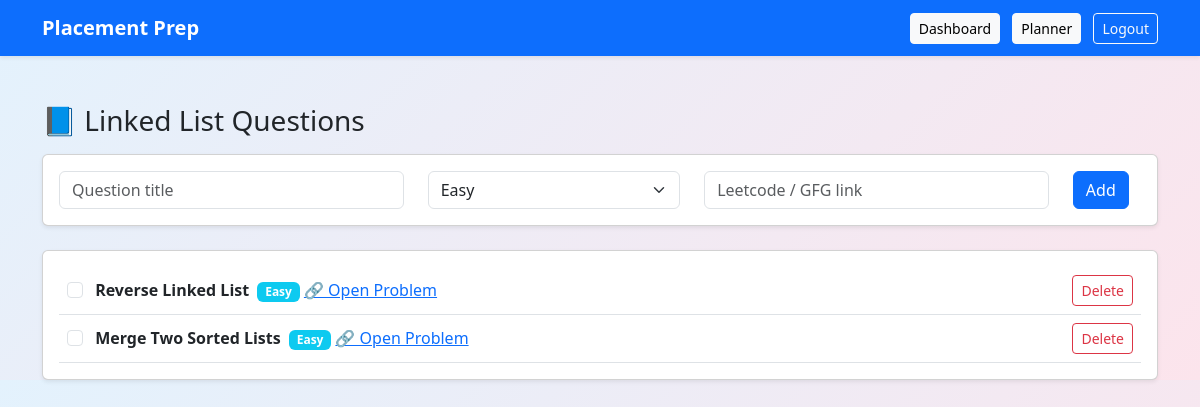
The app's page /questions/Linked List (signed in), older data.
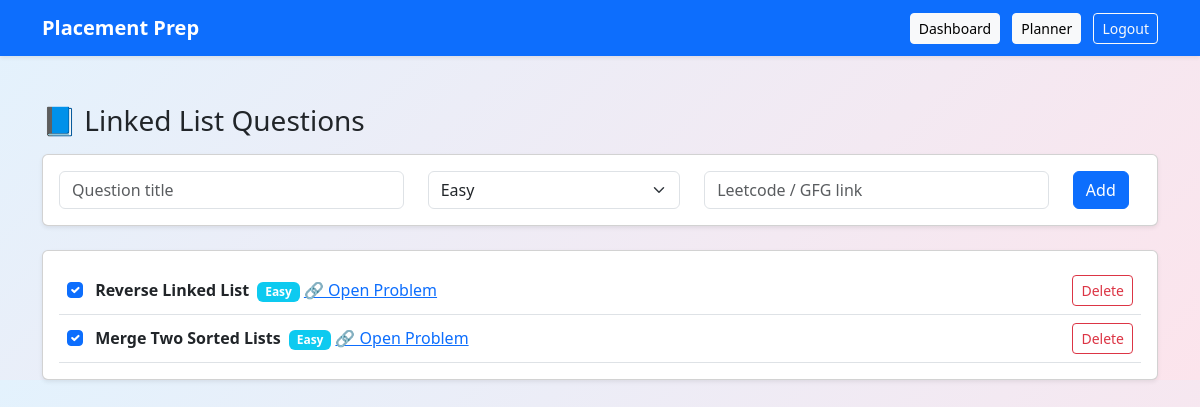
The same page, newer data.
### app.py (models this page shows)
class Question(db.Model):
    id = db.Column(db.Integer, primary_key=True)
    title = db.Column(db.String(200))
    difficulty = db.Column(db.String(20))
    link = db.Column(db.String(300))
    topic = db.Column(db.String(50))
    solved = db.Column(db.Boolean, default=False)
    user_email = db.Column(db.String(100))

### app.py (the view)
@app.route("/questions/<topic>")
def view_questions(topic):
    if "user" not in session:
        return redirect(url_for("login"))
    questions = Question.query.filter_by(
        user_email=session["user"],
        topic=topic
    ).all()
    return render_template(
        "questions.html",
        topic=topic,
        questions=questions
    )

### templates/questions.html (shortened to what this page needs)
{% extends "base.html" %}
{% block content %}
<h3 class="mb-3">📘 {{ topic }} Questions</h3>
<div class="card p-3 mb-4 shadow-sm">
  <form action="/add-question" method="POST">
    <div class="row">
      <div class="col-md-4">
        <input class="form-control" name="title" placeholder="Question title" required>
      </div>
      <div class="col-md-3">
        <select name="difficulty" class="form-select">
          <option>Easy</option>
        </select>
      </div>
      <div class="col-md-4">
        <input class="form-control" name="link" placeholder="Leetcode / GFG link">
      </div>
      <div class="col-md-1">
        <button class="btn btn-primary">Add</button>
      </div>
    </div>
  </form>
</div>
<div class="card p-3 shadow-sm">
  {% for q in questions %}
  <div class="d-flex justify-content-between align-items-center border-bottom p-2">
    <div>
      <input
        class="form-check-input me-2"
        type="checkbox"
        {% if q.solved %}checked{% endif %}
        onchange="toggleQ({{ q.id }})"
      >
      <strong>{{ q.title }}</strong>
      <span class="badge bg-info ms-1">
        {{ q.difficulty }}
      </span>
     {% if q.link %}
  <a href="{{ q.link.strip() }}" target="_blank" rel="noopener">
    🔗 Open Problem
  </a>
{% endif %}
    </div>
    <form action="/delete-question" method="post" class="m-0">
      <button class="btn btn-sm btn-outline-danger">
        Delete
      </button>
    </form>
  </div>
  {% endfor %}
</div>
{% endblock %}

### templates/base.html (shortened to what this page needs)
<!DOCTYPE html>
<html lang="en">
<head>
    <link
      href="https://cdn.jsdelivr.net/npm/bootstrap@5.3.2/dist/css/bootstrap.min.css"
      rel="stylesheet"
    >
</head>
<body style="background: linear-gradient(135deg, #e3f2fd, #fce4ec);">
<nav class="navbar navbar-expand-lg navbar-dark bg-primary shadow-sm">
  <div class="container">
    <a class="navbar-brand fw-bold" href="/">Placement Prep</a>
    <div>
      {% if session.get("user") %}
        <a class="btn btn-light btn-sm me-2" href="/dashboard">Dashboard</a>
        <a class="btn btn-light btn-sm me-2" href="/planner">Planner</a>
        <a class="btn btn-outline-light btn-sm" href="/logout">Logout</a>
      {% else %}
        <a class="btn btn-light btn-sm me-2" href="/login">Login</a>
        <a class="btn btn-warning btn-sm" href="/signup">Signup</a>
      {% endif %}
    </div>
  </div>
</nav>
<div class="container mt-5">
  {% block content %}{% endblock %}
</div>
</body>
</html>

Row changes from the older to the newer data that the page shows:
changed Question "Reverse Linked List": solved "☐" → "☑"
changed Question "Merge Two Sorted Lists": solved "☐" → "☑"
